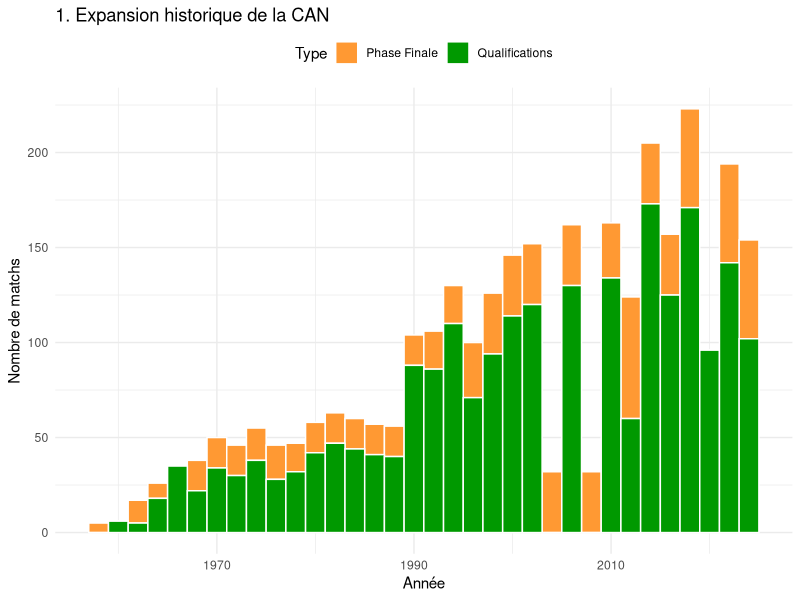
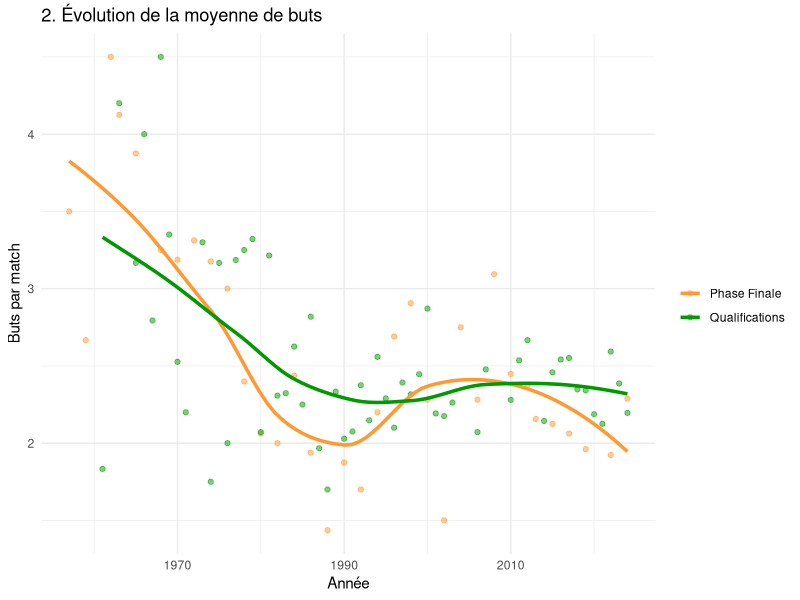
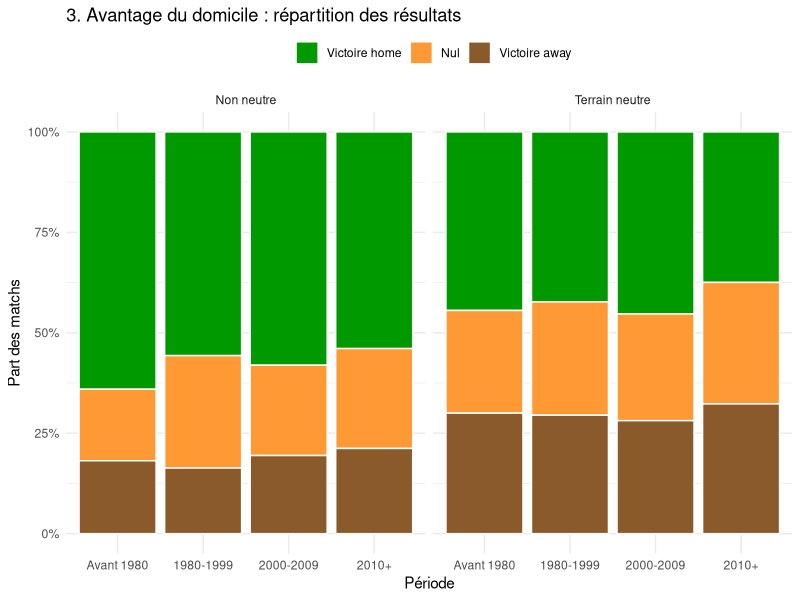
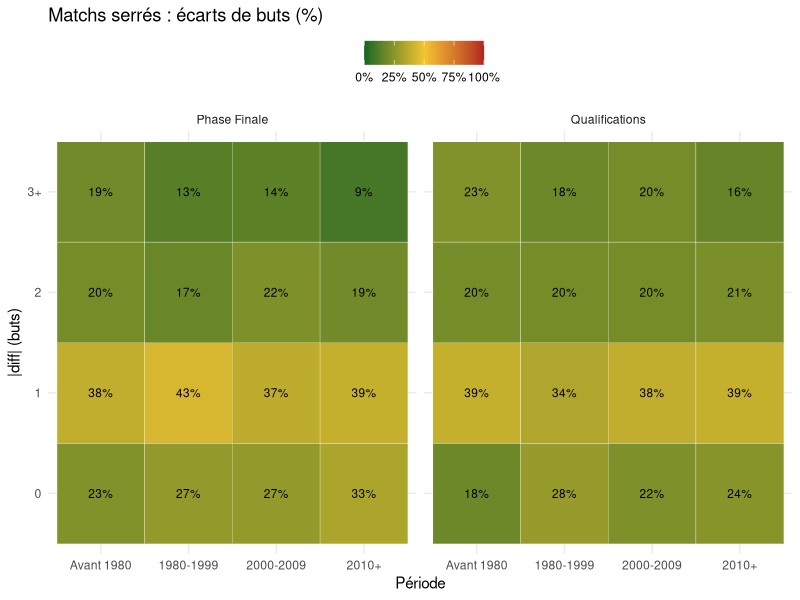
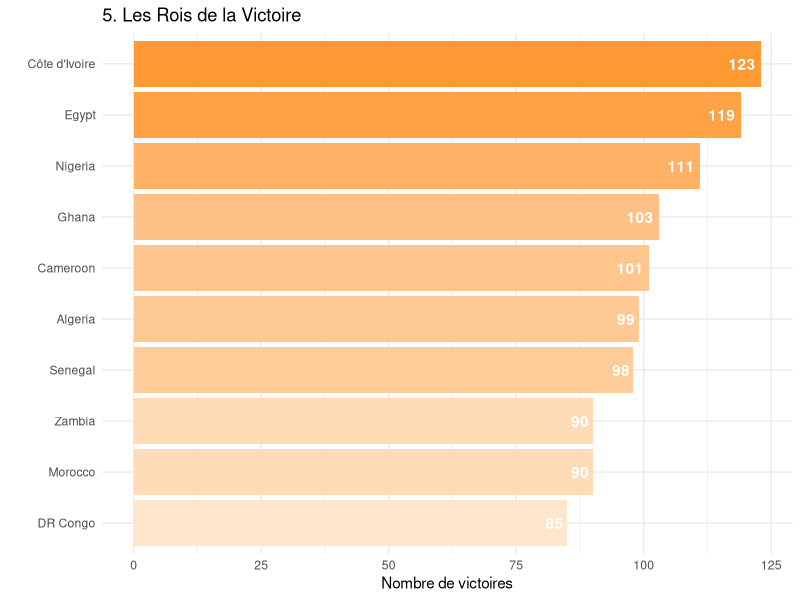

These figures' R source, in order:
library(dplyr)
library(ggplot2)
library(readr)

# CHARGEMENT DES DONNÉES PRÊTES
afcon <- read_csv("data/afcon_results.csv", show_col_types = FALSE)

# --- GRAPHIQUE 1 : ÉVOLUTION TEMPORELLE ---
p1 <- ggplot(afcon, aes(x = year, fill = comp_type)) +
  geom_histogram(binwidth = 2, position = "stack", color = "white") +
  scale_fill_manual(values = c("finals" = "#FF9933", "qualification" = "#009900"),
                    labels = c("Phase Finale", "Qualifications")) +
  labs(title = "1. Expansion historique de la CAN",
       x = "Année", y = "Nombre de matchs", fill = "Type") +
  theme_minimal() +
  theme(legend.position = "top")

print(p1)

# --- GRAPHIQUE 2 : TENDANCE DES BUTS ---
stats_buts <- afcon %>%
  group_by(year, comp_type) %>%
  summarise(avg_goals = mean(total_goals), .groups = 'drop')

p2 <- ggplot(stats_buts, aes(x = year, y = avg_goals, color = comp_type)) +
  geom_point(alpha = 0.5) +
  geom_smooth(method = "loess", se = FALSE, linewidth = 1.2) + 
  scale_color_manual(values = c("finals" = "#FF9933", "qualification" = "#009900"),
                     labels = c("Phase Finale", "Qualifications")) +
  labs(title = "2. Évolution de la moyenne de buts",
       x = "Année", y = "Buts par match", color = "") +
  theme_minimal()

print(p2)

# --- VARIABLES COMMUNES : les périodes (pour Graph 3 et 4) ---
afcon <- afcon %>%
  mutate(
    neutral = as.logical(neutral),
    period = case_when(
      year < 1980 ~ "Avant 1980",
      year >= 1980 & year <= 1999 ~ "1980-1999",
      year >= 2000 & year <= 2009 ~ "2000-2009",
      year >= 2010 ~ "2010+",
      TRUE ~ NA_character_
    ),
    period = factor(period, levels = c("Avant 1980", "1980-1999", "2000-2009", "2010+")),
    neutral_label = if_else(neutral, "Terrain neutre", "Non neutre")
  )

# --- GRAPHIQUE 3 : AVANTAGE DU DOMICILE ---
# Séparé par neutral (TRUE/FALSE) et par période

home_adv <- afcon %>%
  filter(!is.na(period), !is.na(result), !is.na(neutral)) %>%
  mutate(
    outcome = factor(
      result,
      levels = c("H", "D", "A"),
      labels = c("Victoire home", "Nul", "Victoire away")
    )
  ) %>%
  group_by(period, neutral_label, outcome) %>%
  summarise(n = n(), .groups = "drop") %>%
  group_by(period, neutral_label) %>%
  mutate(rate = n / sum(n)) %>%
  ungroup()

p3 <- ggplot(home_adv, aes(x = period, y = rate, fill = outcome)) +
  geom_col(color = "white") +
  facet_wrap(~ neutral_label) +
  scale_y_continuous(
    labels = function(x) paste0(round(100 * x), "%"),
    limits = c(0, 1)
  ) +
  scale_fill_manual(
    values = c(
      "Victoire home" = "#009900",
      "Nul"          = "#FF9933",
      "Victoire away"= "#8B5A2B"
    )
  ) +
  labs(
    title = "3. Avantage du domicile : répartition des résultats",
    x = "Période",
    y = "Part des matchs",
    fill = ""
  ) +
  theme_minimal() +
  theme(legend.position = "top")

print(p3)



# --- GRAPHIQUE 4 : ECART DE NIVEAU ---

afcon <- afcon %>% mutate(abs_goal_diff = abs(home_score - away_score))

gap_dist <- afcon %>%
  filter(!is.na(period), !is.na(abs_goal_diff), !is.na(comp_type)) %>%
  mutate(
    gap_class = case_when(
      abs_goal_diff == 0 ~ "0",
      abs_goal_diff == 1 ~ "1",
      abs_goal_diff == 2 ~ "2",
      abs_goal_diff >= 3 ~ "3+",
      TRUE ~ NA_character_
    ),
    gap_class = factor(gap_class, levels = c("0", "1", "2", "3+"))
  ) %>%
  count(period, comp_type, gap_class, name = "n") %>%
  group_by(period, comp_type) %>%
  mutate(
    rate = n / sum(n),

    pct_raw = 100 * rate,
    pct_floor = floor(pct_raw),
    frac = pct_raw - pct_floor,

    remainder = 100 - sum(pct_floor)
  ) %>%
  arrange(desc(frac), .by_group = TRUE) %>%
  mutate(
    pct_int = pct_floor + if_else(row_number() <= remainder, 1, 0)
  ) %>%
  arrange(gap_class, .by_group = TRUE) %>%
  ungroup()

check_sum <- gap_dist %>%
  group_by(period, comp_type) %>%
  summarise(sum_rate = sum(rate), sum_pct = sum(pct_int), .groups = "drop")
print(check_sum)

p4 <- ggplot(gap_dist, aes(x = period, y = gap_class, fill = pct_int / 100)) +
  geom_tile(color = "white") +
  geom_text(aes(label = paste0(pct_int, "%")), size = 3) +
  facet_wrap(
    ~ comp_type, nrow = 1,
    labeller = as_labeller(c(finals = "Phase Finale", qualification = "Qualifications"))
  ) +
  scale_fill_gradientn(
    colours = c("#0B6623", "#F4C430", "#B22222"),  
    labels = function(x) paste0(round(100 * x), "%"),
    limits = c(0, 1)
  ) +
  labs(
    title = "Matchs serrés : écarts de buts (%)",
    x = "Période",
    y = "|diff| (buts)",
    fill = ""
  ) +
  theme_minimal() +
  theme(legend.position = "top")

print(p4)

# --- GRAPHIQUE 5 :TOP 10 DES VAINQUEURS ---
victoires <- afcon %>%
  mutate(winner = case_when(
    result == "H" ~ home_team,
    result == "A" ~ away_team,
    TRUE ~ NA_character_
  )) %>%
  mutate(winner = case_when(
    winner == "United Arab Republic" ~ "Egypt",
    winner == "Ivory Coast" ~ "Côte d'Ivoire",
    winner == "Zaire" ~ "DR Congo",
    TRUE ~ winner
  )) %>%
  filter(!is.na(winner)) %>%
  count(winner, sort = TRUE) %>%
  head(10)
p5 <- ggplot(victoires, aes(x = reorder(winner, n), y = n, fill = n)) +
  geom_col() + 
  coord_flip() + 
  scale_fill_gradient(low = "#FFE5CC", high = "#FF9933") +
  geom_text(aes(label = n), hjust = 1.2, color = "white", fontface = "bold") + 
  labs(title = "5. Les Rois de la Victoire",
       x = "", y = "Nombre de victoires") +
  theme_minimal() +
  theme(legend.position = "none") 

print(p5)

verif_classement <- afcon %>%
  mutate(winner = case_when(
    result == "H" ~ home_team,
    result == "A" ~ away_team,
    TRUE ~ NA_character_
  )) %>%
  mutate(winner = case_when(
    winner == "United Arab Republic" ~ "Egypt",  
    winner == "Ivory Coast" ~ "Côte d'Ivoire",   
    winner == "Zaire" ~ "DR Congo",              
    TRUE ~ winner
  )) %>%
  filter(!is.na(winner)) %>%
  count(winner, sort = TRUE)

print(head(verif_classement, 15))